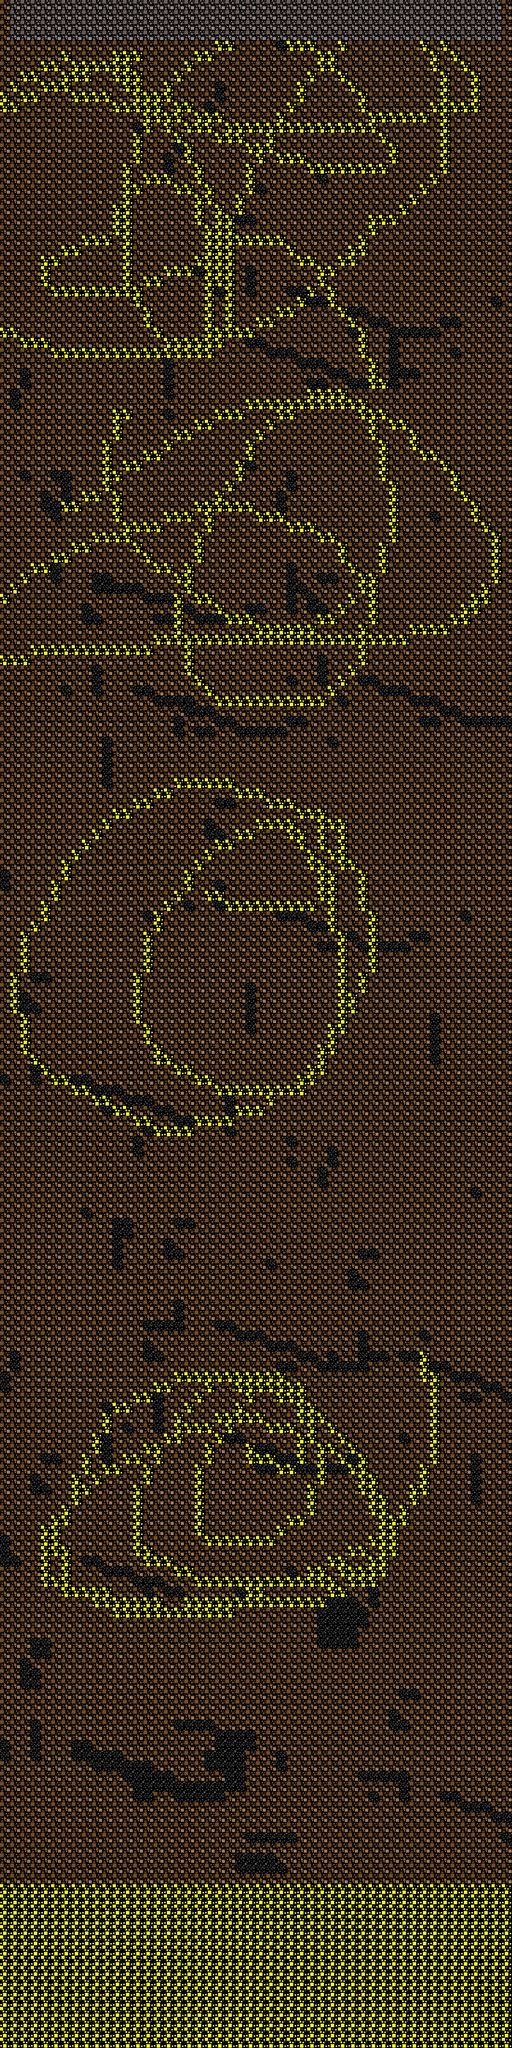

This game map was drawn from its Tiled (.tmx) file and the tilesets committed beside it. A one-line description and the trimmed map source follow:
An orthogonal 50x200 tile map with 32x32 px tiles, 3 tile layers (Background, Platforms, Gold), 5 tilesets.

<map version="1.5" tiledversion="1.7.0" orientation="orthogonal" renderorder="right-down" width="50" height="200" tilewidth="32" tileheight="32" infinite="0" nextlayerid="6" nextobjectid="1">
 <tileset firstgid="1" source="../Tiled Images/Coal.tsx" />
 <tileset firstgid="2" source="../Tiled Images/Dirt.tsx" />
 <tileset firstgid="3" source="../Tiled Images/Background.tsx" />
 <tileset firstgid="4" source="../Tiled Images/Walls.tsx" />
 <tileset firstgid="5" source="../Tiled Images/Gold.tsx" />
 <layer id="4" name="Background" width="50" height="200">
  <data>[10000 cells, 10000 non-empty, 2 distinct tile ids]</data>
 </layer>
 <layer id="1" name="Platforms" width="50" height="200">
  <data>[10000 cells, 9808 non-empty, 2 distinct tile ids]</data>
 </layer>
 <layer id="2" name="Gold" width="50" height="200">
  <data>[10000 cells, 2285 non-empty, 2 distinct tile ids]</data>
 </layer>
</map>
